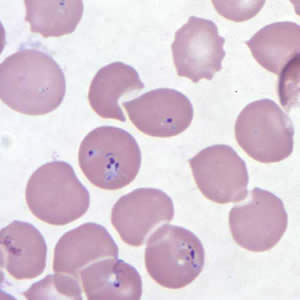
%> input picture 1.png, 300 x 300 px
$ octave --eval "result = segmentImageFcn(imread('1.png'));"   (GNU Octave 9; MATLAB toolbox functions it lacks are replaced by stand-ins)
%> lines starting %> are read from the running program, lines starting %| are printed output that depends on the picture; in (x1, y1, x2, y2) boxes, pixels count from 0 and x2, y2 are one past the last pixel; in counts of white or black regions, pixels touching at a corner belong together; the program's own positions count from 1
function [BW,maskedImage] = segmentImageFcn(im)
%segmentImage segments image using auto-generated code from imageSegmenter App
%  [BW,MASKEDIMAGE] = segmentImage(IM) segments image IM using auto-generated
%  code from the imageSegmenter App. The final segmentation is returned in
%  BW and a masked image is returned in MASKEDIMAGE.

%----------------------------------------------------


% Convert to grayscale
if size(im,3) == 3
	im = rgb2gray(im);
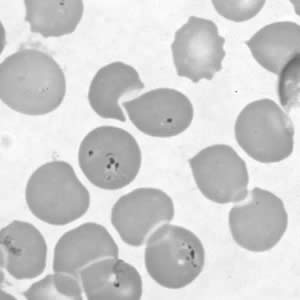
%> im: size 300x300 uint8; min 75, max 255, mean 207.6
end

% Initialize segmentation with Otsu's threshold
level = graythresh(im);
%> level = 0.808
mask = im2bw(im,level);
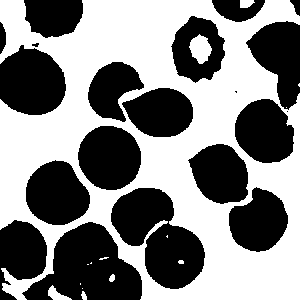
%> mask: size 300x300 logical; 51% white; 20 black regions (3 under 20 px), largest, box (x1, y1, x2, y2) and area: (22, 222, 142, 300) 5583, (111, 188, 205, 289) 5480, (0, 45, 66, 115) 3561

% Filter components by area
BW = bwareafilt(mask, [920 Inf]);
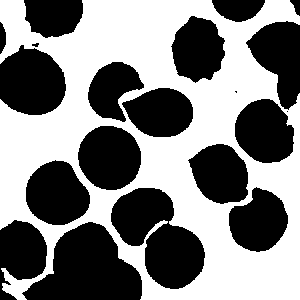
%> BW: size 300x300 logical; 50.1% white; 20 black regions (3 under 20 px), largest, box (x1, y1, x2, y2) and area: (22, 222, 142, 300) 5843, (111, 188, 205, 289) 5505, (0, 45, 66, 115) 3561
%BW = ~bwareafilt(~BW, [100 Inf]);

% Form masked image from input image and segmented image.
maskedImage = im;
maskedImage(~BW) = 0;
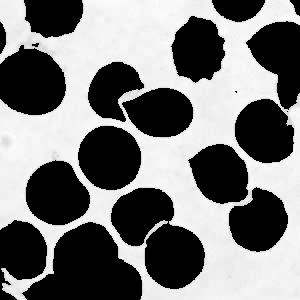
%> maskedImage: size 300x300 uint8; min 0, max 255, mean 120.4
BW = ~BW;
end

$ run again, on 2.png
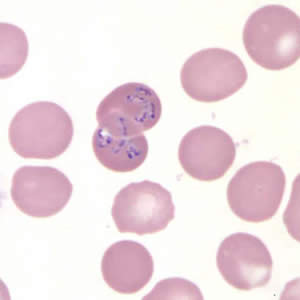
%> input picture 2.png, 300 x 300 px
%> in segmentImageFcn, `im = rgb2gray(im);`:
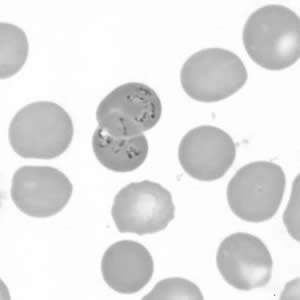
%> im: size 300x300 uint8; min 86, max 255, mean 228.1
%> level = 0.851
%> mask: size 300x300 logical; 65.3% white; 16 black regions (1 under 20 px), largest, box (x1, y1, x2, y2) and area: (92, 82, 162, 172) 4524, (9, 101, 73, 159) 2991, (243, 5, 300, 70) 2871
%> in segmentImageFcn, `BW = bwareafilt(mask, [920 Inf]);`:
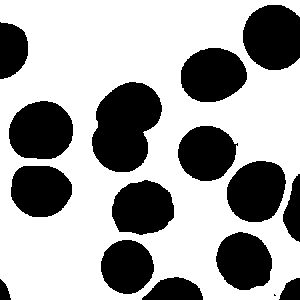
%> BW: size 300x300 logical; 64.3% white; 16 black regions (1 under 20 px), largest, box (x1, y1, x2, y2) and area: (92, 82, 162, 172) 4552, (243, 5, 300, 70) 3077, (9, 101, 73, 159) 2991

$ run again, on 3.png
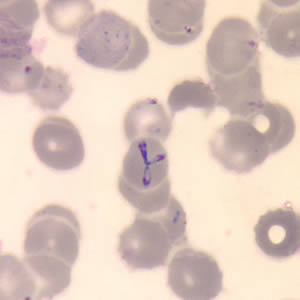
%> input picture 3.png, 300 x 300 px
%> in segmentImageFcn, `im = rgb2gray(im);`:
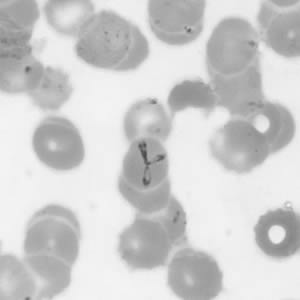
%> im: size 300x300 uint8; min 74, max 244, mean 206.7
%> level = 0.8
%> mask: size 300x300 logical; 53.7% white; 7 black regions, largest, box (x1, y1, x2, y2) and area: (118, 0, 300, 300) 21641, (0, 204, 80, 300) 5093, (0, 0, 72, 111) 4591
%> in segmentImageFcn, `maskedImage(~BW) = 0;`:
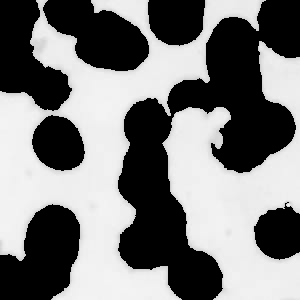
%> maskedImage: size 300x300 uint8; min 0, max 244, mean 122.3

$ run again, on 4.png
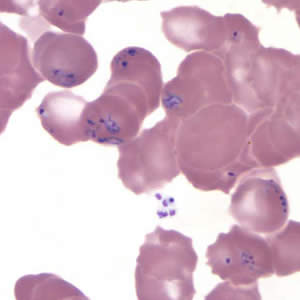
%> input picture 4.png, 300 x 300 px
%> in segmentImageFcn, `im = rgb2gray(im);`:
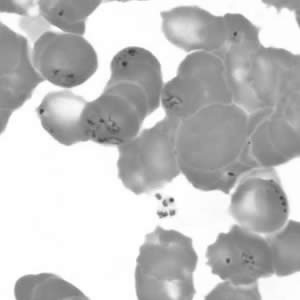
%> im: size 300x300 uint8; min 55, max 255, mean 195.5
%> level = 0.784
%> mask: size 300x300 logical; 45% white; 20 white regions (7 under 20 px), largest, box (x1, y1, x2, y2) and area: (0, 0, 300, 300) 35815, (0, 0, 64, 53) 1162, (273, 156, 300, 222) 1047
%> in segmentImageFcn, `maskedImage(~BW) = 0;`:
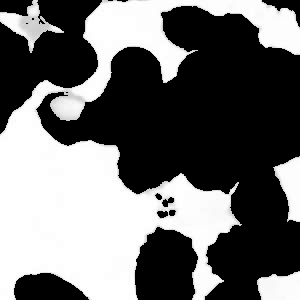
%> maskedImage: size 300x300 uint8; min 0, max 255, mean 108.5
